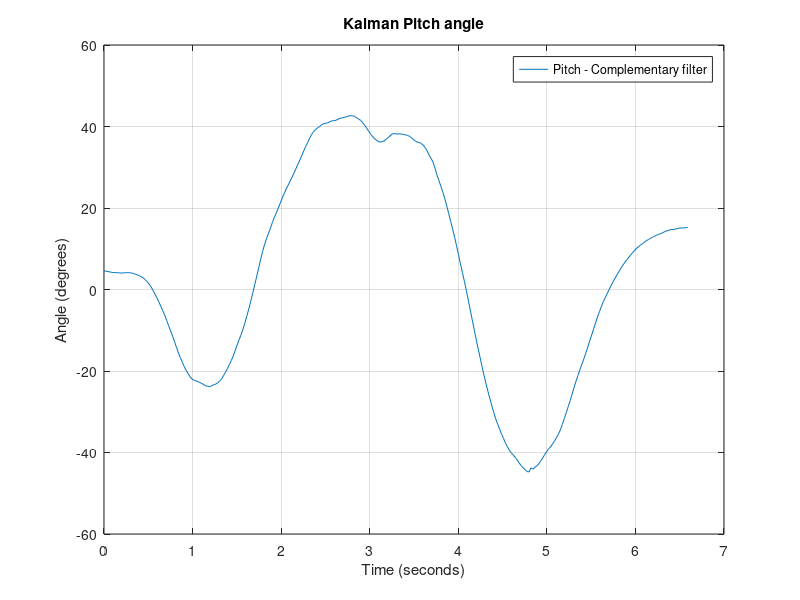
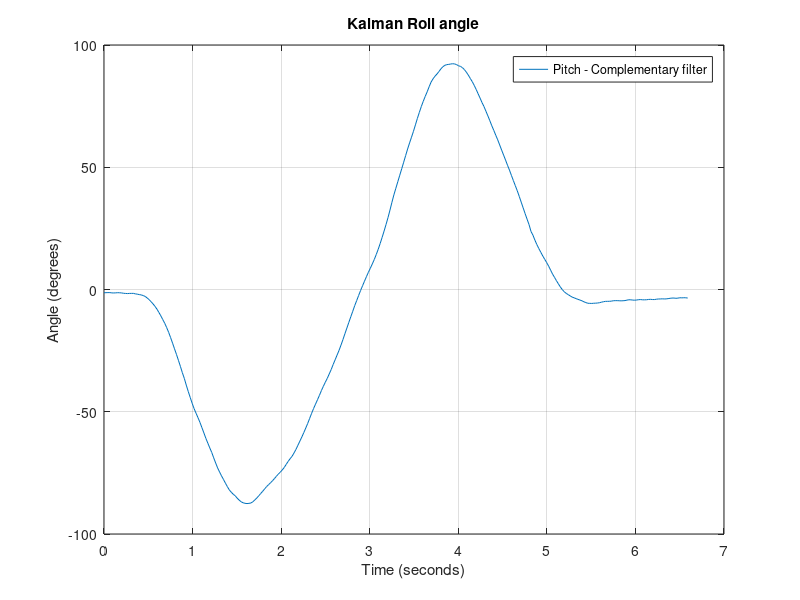

Write the MATLAB code that produced these figures, in order.
close all
clear all

% Read IMU measurements
%IMU = load('SPHERE_IMU_Measurements_Complementary.txt');
IMU = load('SPHERE_IMU_Measurements_Kalman.txt');

%Check the size of received array 
[m,n] = size(IMU);

KalmanX = IMU(:,1);
KalmanY = IMU(:,2);

time = linspace(0,6.59,m);

figure(1)
plot(time, KalmanX)
title('Kalman Pitch angle')
legend('Pitch - Complementary filter', 'Pitch - Gyroscope', 'Pitch - Accelerometer')
ylabel('Angle (degrees)') 
xlabel('Time (seconds)') 
grid on


figure(2)
plot(time, KalmanY)
title('Kalman Roll angle')
legend('Pitch - Complementary filter', 'Pitch - Gyroscope', 'Pitch - Accelerometer')
ylabel('Angle (degrees)') 
xlabel('Time (seconds)') 
grid on